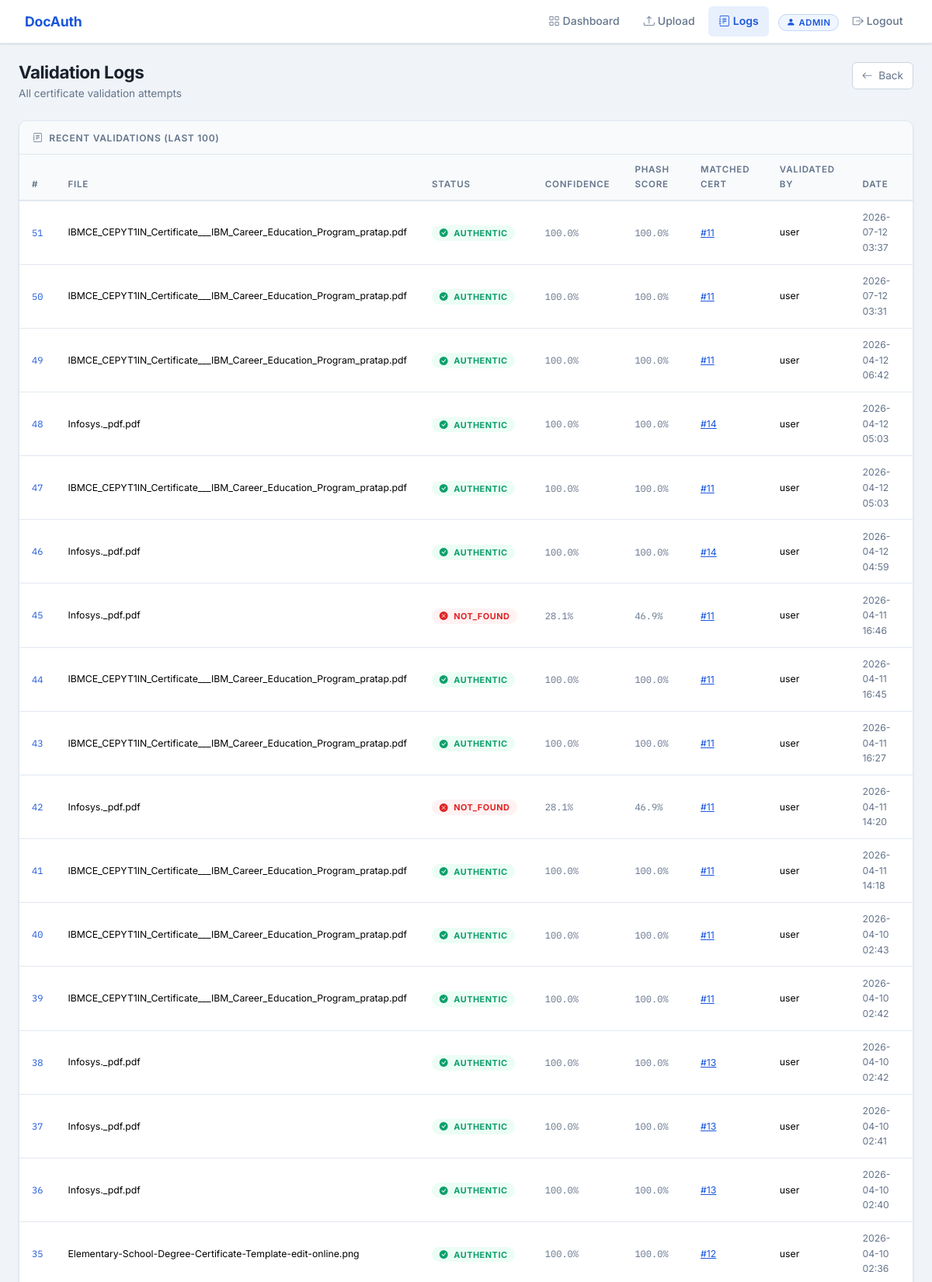
The page /admin/logs (signed in, upper part) on the database its author committed.
### tables this page shows
CREATE TABLE users (
            id INTEGER PRIMARY KEY AUTOINCREMENT,
            username TEXT UNIQUE NOT NULL,
            password_hash TEXT NOT NULL,
            role TEXT NOT NULL DEFAULT 'user',
            created_at TIMESTAMP DEFAULT CURRENT_TIMESTAMP
        );

CREATE TABLE validation_logs (
            id INTEGER PRIMARY KEY AUTOINCREMENT,
            query_filename TEXT,
            query_sha256 TEXT,
            query_phash TEXT,
            query_fields TEXT,
            matched_cert_id INTEGER,
            phash_score REAL,
            field_match_score REAL,
            status TEXT,
            confidence REAL,
            validated_by INTEGER,
            validated_at TIMESTAMP DEFAULT CURRENT_TIMESTAMP,
            FOREIGN KEY (matched_cert_id) REFERENCES certificates(id),
            FOREIGN KEY (validated_by) REFERENCES users(id)
        );

### app.py (the view)
@app.route('/admin/logs')
@login_required
@admin_required
def admin_logs():
    db = get_db()
    logs = db.execute(
        '''SELECT vl.*, u.username as validated_by_name, c.template_name, c.fields
           FROM validation_logs vl
           LEFT JOIN users u ON vl.validated_by = u.id
           LEFT JOIN certificates c ON vl.matched_cert_id = c.id
           ORDER BY vl.validated_at DESC LIMIT 100'''
    ).fetchall()
    db.close()
    logs_list = []
    for log in logs:
        l = dict(log)
        if l.get('fields'):
            fd = json.loads(l['fields'])
            l['cert_label'] = next((v for v in fd.values() if v), f"#{l['matched_cert_id']}")
        else:
            l['cert_label'] = None
        logs_list.append(l)
    return render_template('admin/logs.html', logs=logs_list)

### app.py (called while the page is built)
@login_manager.user_loader
def load_user(user_id):
    db = get_db()
    row = db.execute('SELECT * FROM users WHERE id = ?', [user_id]).fetchone()
    db.close()
    return User(row['id'], row['username'], row['role']) if row else None

def admin_required(f):
    @wraps(f)
    def decorated(*args, **kwargs):
        if not current_user.is_authenticated or current_user.role != 'admin':
            flash('Admin access required.', 'error')
            return redirect(url_for('login'))
        return f(*args, **kwargs)
    return decorated

### database.py (called while the page is built)
def get_db():
    conn = sqlite3.connect(DB_PATH)
    conn.row_factory = sqlite3.Row
    return conn

### templates/admin/logs.html (shortened to what this page needs)
{% extends 'base.html' %}
{% block content %}
<div class="page-header mb-4">
  <div>
    <h2 class="page-title">Validation Logs</h2>
    <p class="page-subtitle">All certificate validation attempts</p>
  </div>
  <a href="{{ url_for('admin_dashboard') }}" class="btn btn-outline-subtle">
    <i class="bi bi-arrow-left me-2"></i>Back
  </a>
</div>
<div class="card-custom">
  <div class="card-header-custom">
    <span><i class="bi bi-journal-text me-2"></i>Recent Validations (last 100)</span>
  </div>
  {% if logs %}
  <div class="table-responsive">
    <table class="table table-custom">
      <thead>
        <tr>
          <th>#</th>
          <th>File</th>
          <th>Status</th>
          <th>Confidence</th>
          <th>pHash Score</th>
          <th>Matched Cert</th>
          <th>Validated By</th>
          <th>Date</th>
        </tr>
      </thead>
      <tbody>
        {% for log in logs %}
        <tr>
          <td class="mono-sm text-gold">{{ log.id }}</td>
          <td class="small">{{ log.query_filename or '—' }}</td>
          <td>
            <span class="status-badge status-{{ log.status | lower }}">
              {% if log.status == 'AUTHENTIC' %}<i class="bi bi-check-circle-fill me-1"></i>
              {% elif log.status in ['SUSPICIOUS', 'NOT_FOUND'] %}<i class="bi bi-x-circle-fill me-1"></i>
              {% else %}<i class="bi bi-exclamation-circle-fill me-1"></i>{% endif %}
              {{ log.status }}
            </span>
          </td>
          <td>
            {% if log.confidence is not none %}
              <span class="mono-sm">{{ '%.1f' | format(log.confidence) }}%</span>
            {% else %}—{% endif %}
          </td>
          <td>
            {% if log.phash_score is not none %}
              <span class="mono-sm">{{ '%.1f' | format(log.phash_score) }}%</span>
            {% else %}<span class="text-muted-custom">—</span>{% endif %}
          </td>
          <td>
            {% if log.matched_cert_id %}
              <a href="{{ url_for('admin_certificate_detail', cert_id=log.matched_cert_id) }}" class="text-gold small">
                #{{ log.matched_cert_id }} {{ log.owner_name or '' }}
              </a>
            {% else %}<span class="text-muted-custom small">None</span>{% endif %}
          </td>
          <td class="small">{{ log.validated_by_name or '—' }}</td>
          <td class="small text-muted-custom">{{ log.validated_at[:16] }}</td>
        </tr>
        {% endfor %}
      </tbody>
    </table>
  </div>
  {% else %}
  <div class="empty-state">
    <i class="bi bi-journal-x"></i>
    <p>No validation logs yet.</p>
  </div>
  {% endif %}
</div>
{% endblock %}

### templates/base.html (shortened to what this page needs)
<!DOCTYPE html>
<html lang="en">
<head>
  <link href="https://cdn.jsdelivr.net/npm/bootstrap@5.3.3/dist/css/bootstrap.min.css" rel="stylesheet">
  <link href="https://cdn.jsdelivr.net/npm/bootstrap-icons@1.11.3/font/bootstrap-icons.css" rel="stylesheet">
  <link href="{{ url_for('static', filename='css/style.css') }}" rel="stylesheet">
</head>
<body>
{% if current_user.is_authenticated %}
<nav class="navbar navbar-expand-lg">
  <div class="container-fluid px-4">
    <a class="navbar-brand" href="{{ url_for('index') }}">
      <span>DocAuth</span>
    </a>
    <div class="collapse navbar-collapse" id="navMain">
      <ul class="navbar-nav ms-auto align-items-center gap-1">
        {% if current_user.role == 'admin' %}
          <li class="nav-item">
            <a class="nav-link {% if request.endpoint == 'admin_dashboard' %}active{% endif %}" href="{{ url_for('admin_dashboard') }}">
              <i class="bi bi-grid me-1"></i>Dashboard
            </a>
          </li>
          <li class="nav-item">
            <a class="nav-link {% if request.endpoint == 'admin_upload' %}active{% endif %}" href="{{ url_for('admin_upload') }}">
              <i class="bi bi-upload me-1"></i>Upload
            </a>
          </li>
          <li class="nav-item">
            <a class="nav-link {% if request.endpoint == 'admin_logs' %}active{% endif %}" href="{{ url_for('admin_logs') }}">
              <i class="bi bi-journal-text me-1"></i>Logs
            </a>
          </li>
        {% else %}
          <li class="nav-item">
            <a class="nav-link {% if request.endpoint == 'user_validate' %}active{% endif %}" href="{{ url_for('user_validate') }}">
              <i class="bi bi-search me-1"></i>Validate
            </a>
          </li>
        {% endif %}
        <li class="nav-item ms-2">
          <span class="role-badge role-{{ current_user.role }}">
            <i class="bi bi-person-fill me-1"></i>{{ current_user.username }}
          </span>
        </li>
        <li class="nav-item">
          <a class="nav-link logout-link" href="{{ url_for('logout') }}">
            <i class="bi bi-box-arrow-right me-1"></i>Logout
          </a>
        </li>
      </ul>
    </div>
  </div>
</nav>
{% endif %}
<main class="main-content">
  <div class="container-fluid px-4 py-4">
    {% block content %}{% endblock %}
  </div>
</main>
</body>
</html>

### static/css/style.css (style rules this page uses)
:root { --primary: #1a56db; --primary-dark: #1341b0; --primary-light: #e8f0fe; --primary-dim: rgba(26,86,219,0.08); --bg-root: #f0f4f8; --bg-body: #f0f4f8; --bg-card: #ffffff; --bg-card-alt: #f8fafc; --bg-hover: #f1f5ff; --bg-sidebar: #1e3a5f; --border: #e2e8f0; --border-mid: #cbd5e1; --text: #1a202c; --text-muted: #64748b; --text-dim: #94a3b8; --text-on-dark: #ffffff; --green: #0d9f6e; --green-bg: #ecfdf5; --red: #e02424; --red-bg: #fef2f2; --yellow: #c27803; --yellow-bg: #fffbeb; --blue: #1a56db; --blue-bg: #eff6ff; --shadow-sm: 0 1px 3px rgba(0,0,0,0.08), 0 1px 2px rgba(0,0,0,0.04); --shadow: 0 4px 6px rgba(0,0,0,0.06), 0 2px 4px rgba(0,0,0,0.04); --shadow-lg: 0 10px 25px rgba(0,0,0,0.08), 0 4px 10px rgba(0,0,0,0.04); --mono-font: 'IBM Plex Mono', monospace; --body-font: 'Inter', system-ui, sans-serif; --radius: 6px; --radius-lg: 10px; }
*, *::before, *::after { box-sizing: border-box; }
body { background: var(--bg-body); color: var(--text); font-family: var(--body-font); font-size: 14.5px; line-height: 1.6; min-height: 100vh; }
.navbar { background: #ffffff; border-bottom: 1px solid var(--border); padding: 0 0; position: sticky; top: 0; z-index: 100; box-shadow: var(--shadow-sm); }
.navbar-brand { font-family: var(--body-font); font-size: 1.1rem; font-weight: 700; color: var(--primary) !important; letter-spacing: -0.01em; padding: 0.85rem 0; }
.nav-link { color: var(--text-muted) !important; font-size: 0.875rem; font-weight: 500; padding: 0.5rem 0.85rem !important; border-radius: var(--radius); transition: color 0.15s, background 0.15s; }
.nav-link.active { color: var(--primary) !important; background: var(--primary-light); font-weight: 600; }
.main-content { min-height: calc(100vh - 58px); padding-bottom: 2rem; }
.page-header { display: flex; align-items: flex-start; justify-content: space-between; flex-wrap: wrap; gap: 1rem; }
.page-title { font-size: 1.4rem; font-weight: 700; color: var(--text); margin: 0; letter-spacing: -0.02em; }
.page-subtitle { color: var(--text-muted); font-size: 0.85rem; margin: 0.15rem 0 0; }
.card-custom { background: var(--bg-card); border: 1px solid var(--border); border-radius: var(--radius-lg); overflow: hidden; box-shadow: var(--shadow-sm); }
.card-header-custom { background: var(--bg-card-alt); border-bottom: 1px solid var(--border); padding: 0.7rem 1.1rem; font-size: 0.75rem; font-weight: 600; color: var(--text-muted); letter-spacing: 0.06em; text-transform: uppercase; display: flex; align-items: center; justify-content: space-between; }
.table-custom { margin: 0; color: var(--text); font-size: 0.875rem; }
.table-custom thead th { background: var(--bg-card-alt); border-bottom: 2px solid var(--border); color: var(--text-muted); font-size: 0.72rem; letter-spacing: 0.07em; text-transform: uppercase; font-weight: 600; padding: 0.65rem 1rem; }
.table-custom tbody tr { border-bottom: 1px solid var(--border); transition: background 0.1s; }
.table-custom tbody td { padding: 0.7rem 1rem; vertical-align: middle; border: none; }
.btn-outline-subtle { background: #ffffff; color: var(--text-muted); border: 1px solid var(--border-mid); border-radius: var(--radius); font-size: 0.85rem; transition: all 0.15s; }
.mono-sm { font-family: var(--mono-font); font-size: 0.75rem; }
.role-badge { font-size: 0.7rem; font-weight: 600; letter-spacing: 0.05em; text-transform: uppercase; padding: 0.18rem 0.6rem; border-radius: 20px; }
.role-admin { background: #eff6ff; color: var(--primary); border: 1px solid rgba(26,86,219,0.2); }
.status-badge { font-size: 0.68rem; font-weight: 700; letter-spacing: 0.05em; padding: 0.18rem 0.6rem; border-radius: 20px; }
.status-authentic { background: var(--green-bg); color: var(--green); }
.status-not_found, .status-unlikely { background: var(--red-bg); color: var(--red); }
.status-authentic { background: var(--green-bg); border-color: rgba(13,159,110,0.3); }
.mono-sm { font-family: var(--mono-font); font-size: 0.75rem; color: var(--text-muted); }
.text-gold { color: var(--primary) !important; }
.text-muted-custom { color: var(--text-muted) !important; }

### rows shown on the page
users: username "ADMIN"
validation_logs: id "51", query_filename "IBMCE_CEPYT1IN_Certificate___IBM_Career_Education_Program_pratap.pdf", status "AUTHENTIC", confidence "100.0", phash_score "100.0", matched_cert_id "11", username "user", validated_at "2026-07-12 03:37"
validation_logs: id "50", query_filename "IBMCE_CEPYT1IN_Certificate___IBM_Career_Education_Program_pratap.pdf", status "AUTHENTIC", confidence "100.0", phash_score "100.0", matched_cert_id "11", username "user", validated_at "2026-07-12 03:31"
validation_logs: id "49", query_filename "IBMCE_CEPYT1IN_Certificate___IBM_Career_Education_Program_pratap.pdf", status "AUTHENTIC", confidence "100.0", phash_score "100.0", matched_cert_id "11", username "user", validated_at "2026-04-12 06:42"
validation_logs: id "48", query_filename "Infosys._pdf.pdf", status "AUTHENTIC", confidence "100.0", phash_score "100.0", matched_cert_id "14", username "user", validated_at "2026-04-12 05:03"
validation_logs: id "47", query_filename "IBMCE_CEPYT1IN_Certificate___IBM_Career_Education_Program_pratap.pdf", status "AUTHENTIC", confidence "100.0", phash_score "100.0", matched_cert_id "11", username "user", validated_at "2026-04-12 05:03"
validation_logs: id "46", query_filename "Infosys._pdf.pdf", status "AUTHENTIC", confidence "100.0", phash_score "100.0", matched_cert_id "14", username "user", validated_at "2026-04-12 04:59"
validation_logs: id "45", query_filename "Infosys._pdf.pdf", status "NOT_FOUND", confidence "28.1", phash_score "46.9", matched_cert_id "11", username "user", validated_at "2026-04-11 16:46"
validation_logs: id "44", query_filename "IBMCE_CEPYT1IN_Certificate___IBM_Career_Education_Program_pratap.pdf", status "AUTHENTIC", confidence "100.0", phash_score "100.0", matched_cert_id "11", username "user", validated_at "2026-04-11 16:45"
validation_logs: id "43", query_filename "IBMCE_CEPYT1IN_Certificate___IBM_Career_Education_Program_pratap.pdf", status "AUTHENTIC", confidence "100.0", phash_score "100.0", matched_cert_id "11", username "user", validated_at "2026-04-11 16:27"
validation_logs: id "42", query_filename "Infosys._pdf.pdf", status "NOT_FOUND", confidence "28.1", phash_score "46.9", matched_cert_id "11", username "user", validated_at "2026-04-11 14:20"
validation_logs: id "41", query_filename "IBMCE_CEPYT1IN_Certificate___IBM_Career_Education_Program_pratap.pdf", status "AUTHENTIC", confidence "100.0", phash_score "100.0", matched_cert_id "11", username "user", validated_at "2026-04-11 14:18"
validation_logs: id "40", query_filename "IBMCE_CEPYT1IN_Certificate___IBM_Career_Education_Program_pratap.pdf", status "AUTHENTIC", confidence "100.0", phash_score "100.0", matched_cert_id "11", username "user", validated_at "2026-04-10 02:43"
validation_logs: id "39", query_filename "IBMCE_CEPYT1IN_Certificate___IBM_Career_Education_Program_pratap.pdf", status "AUTHENTIC", confidence "100.0", phash_score "100.0", matched_cert_id "11", username "user", validated_at "2026-04-10 02:42"
validation_logs: id "38", query_filename "Infosys._pdf.pdf", status "AUTHENTIC", confidence "100.0", phash_score "100.0", matched_cert_id "13", username "user", validated_at "2026-04-10 02:42"
validation_logs: id "37", query_filename "Infosys._pdf.pdf", status "AUTHENTIC", confidence "100.0", phash_score "100.0", matched_cert_id "13", username "user", validated_at "2026-04-10 02:41"
validation_logs: id "36", query_filename "Infosys._pdf.pdf", status "AUTHENTIC", confidence "100.0", phash_score "100.0", matched_cert_id "13", username "user", validated_at "2026-04-10 02:40"
validation_logs: id "35", query_filename "Elementary-School-Degree-Certificate-Template-edit-online.png", status "AUTHENTIC", confidence "100.0", phash_score "100.0", matched_cert_id "12", username "user", validated_at "2026-04-10 02:36"
